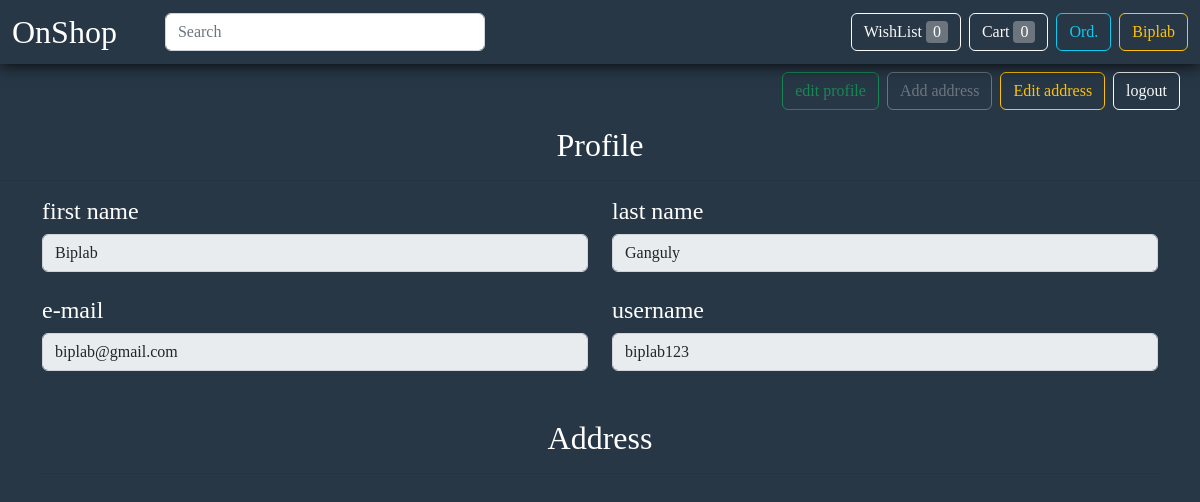
The page /profile/1 (signed in) on the database as committed earlier.
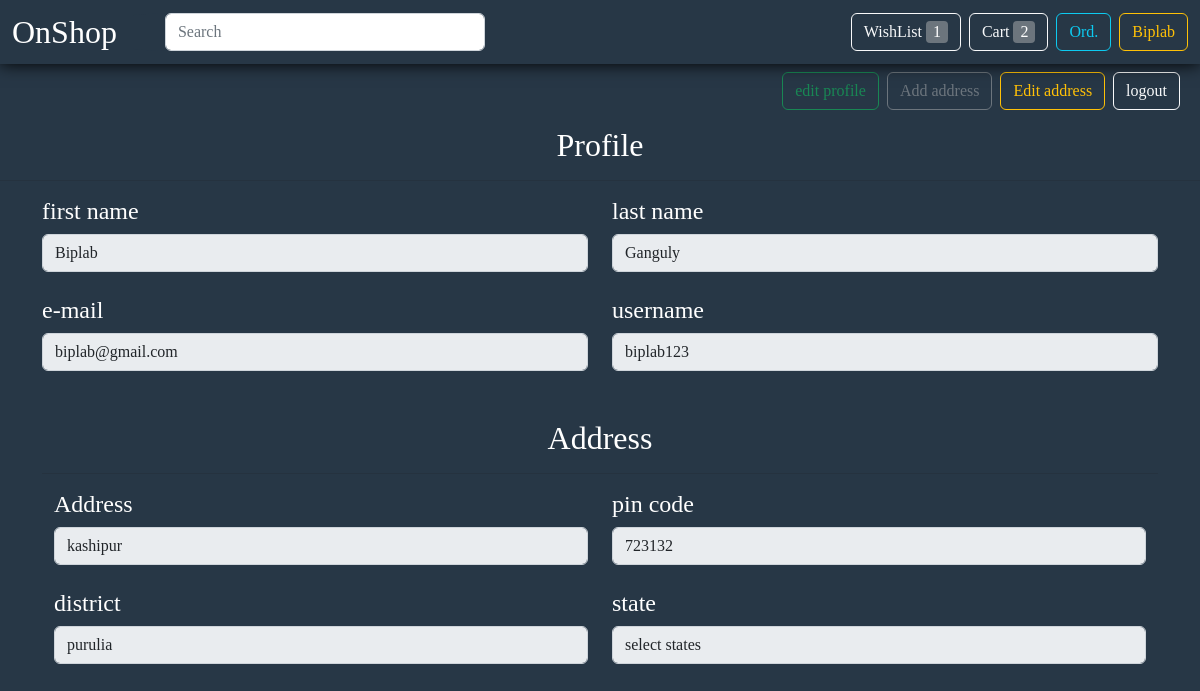
The same page on the database as committed later.
### users/models.py (models this page shows, shortened)
class Profile(models.Model):
    user = models.OneToOneField(User, on_delete=models.CASCADE)
    web_admin = models.CharField(max_length=500, default="false")
    address = models.TextField()
    user_pin = models.CharField(max_length=255,blank=True)
    user_dist = models.CharField(max_length=255,blank=True)
    user_state = models.CharField(max_length=255,blank=True)

### users/views.py (the view)
# urls.py: path('profile/<id>',views.user_profile,name="profile"),
@login_required(login_url='/')
def user_profile(req, id):
    try:
        user_profile = Profile.objects.filter(user_id=id)
        state = State.objects.all()
        wishes = Wishlist.objects.filter(user_id_id=id).count()
        cart = AddToCart.objects.filter(user_id_id=id).count()
        profile = {'userprofile': user_profile,
               'state': state, 'wish': wishes, 'cart': cart}
        title['header'] = "Profile"
        return render(req, "user_profile.html", profile)
    except:
        return render(req, 'error.html', status=404)

### templates/user_profile.html (shortened to what this page needs)
{%extends 'home_temp.html'%} {%block 'home_temp'%}
<br />
<br />
<br />
<div class="d-grid gap-2 d-md-flex justify-content-md-end" style="margin-right: 20px">
  <button type="button" class="btn btn-outline-success" data-bs-toggle="modal" data-bs-target="#usereditmodal">
    edit profile
  </button>
  <button type="button" class="btn btn-outline-secondary" data-bs-toggle="modal" data-bs-target="#exampleModal">
    Add address
  </button>
  <button type="button" class="btn btn-outline-warning" data-bs-toggle="modal" data-bs-target="#exampleModaledit" id="editbtn">
    Edit address
  </button>
  <a href="{% url 'logout'%}">
    <button type="button" class="btn btn-outline-light form-control">logout</button>
  </a>
</div>
<center>
  <h2 style="color: white; margin-top: 1rem;">Profile</h2>
</center>
<hr />
<div class="container">
  <div class="row">
    <div class="col-md-6">
      <h4 style="color: white;">first name</h4>
      <input class="form-control" type="text" value="{{user.first_name}}" aria-label="Disabled input example" disabled
        readonly />
    </div>
    <div class="col-md-6">
      <h4 style="color: white;">last name</h4>
      <input class="form-control" type="text" value="{{user.last_name}}" aria-label="Disabled input example" disabled
        readonly />
    </div>
  </div>
  <br />
  <div class="row">
    <div class="col-md-6">
      <h4 style="color: white;">e-mail</h4>
      <input class="form-control" type="text" value="{{user.email}}" aria-label="Disabled input example" disabled
        readonly />
    </div>
    <div class="col-md-6">
      <h4 style="color: white;">username</h4>
      <input class="form-control" type="text" value="{{user.username}}" aria-label="Disabled input example" disabled
        readonly />
    </div>
  </div>
  <br /><br />
  <center>
    <h2 style="color: white;">Address</h2>
  </center>
  <hr />
  <div class="container">
    <div class="row">
      <div class="col-md-6">
        {%for i in userprofile %}
        <h4 style="color: white;">Address</h4>
        <input class="form-control" type="text" value="{{i.address}}" aria-label="Disabled input example" id="uadd"
          disabled readonly />
      </div>
      <div class="col-md-6">
        <h4 style="color: white;">pin code</h4>
        <input class="form-control" type="text" value="{{i.user_pin}}" aria-label="Disabled input example" id="upin"
          disabled readonly />
      </div>
    </div>
    <br />
    <div class="row">
      <div class="col-md-6">
        <h4 style="color: white;">district</h4>
        <input class="form-control" type="text" value="{{i.user_dist}}" aria-label="Disabled input example" disabled
          readonly />
      </div>
      <div class="col-md-6">
        <h4 style="color: white;">state</h4>
        <input class="form-control" type="text" value="{{i.user_state}}" aria-label="Disabled input example" disabled
          readonly />
        {%endfor%}
      </div>
    </div>
  </div>
  {%endblock%}

### templates/home_temp.html (shortened to what this page needs)
{%extends 'template.html'%} {%block content%}
<nav class="navbar navbar-expand-lg fixed-top"
  style="background-color: #273746; box-shadow: 0 0 1rem black; height: 4rem;">
  <div class="container-fluid">
    <a class="navbar-brand" href="{%url 'home' user.id%}" style="color: white; font-size: 2rem;">OnShop</a>
    <div class="collapse navbar-collapse justify-content-md-between" id="navbarSupportedContent"
      style="background-color: #273746; width: 100%;border-radius: 6%;">
      <div class="d-flex">
        <input class="form-control me-2" type="search" placeholder="Search" aria-label="Search"
          style="width: 20rem; margin-left: 2rem;" id="myFilter" onkeyup="myFunction()" />
      </div>
      <ul class="navbar-nav d-grid gap-2 d-md-flex justify-content-center" style="margin-left: 2rem">
        <li class="nav-item">
          <form method="post" action="{%url 'wishlist' user.id%}">
            <button type="submit" class="btn btn-outline-light form-control">
              WishList
              <input readonly class="bg-secondary" name="wishlist_val" value="{{wish}}" style="
                  width: 22px;
                  height: 22px;
                  text-align: center;
                  border: none;
                  color: white;
                  border-radius: 4px;
                " />
            </button>
          </form>
        </li>
        <li class="nav-item">
          <a type="button" class="btn btn-outline-light form-control" href="{%url 'cart' user.id%}">
            Cart
            <input readonly class="bg-secondary" name="wishlist_val" value="{{cart}}" style="
                width: 22px;
                height: 22px;
                text-align: center;
                border: none;
                color: white;
                border-radius: 4px;
              " />
          </a>
        </li>
        <li>
          <a type="button" class="btn btn-outline-info form-control" href="{% url 'order_list' user.id%}">
            Ord.
          </a>
        </li>
        <li class="nav-item">
          <a type="button" class="btn btn-outline-warning form-control" href="{%url 'profile' user.id %}">
            {{user.first_name}}
          </a>
        </li>
      </ul>
    </div>
  </div>
</nav>
{% block 'home_temp'%} {%endblock%} {%endblock%}

Rows that differ between the two databases and show on the page:
added Profile: address "kashipur", user_pin "723132", user_dist "purulia", user_state "select states"
Other text that changed with them:
form field wishlist_val: "0" → "1"
form field wishlist_val: "0" → "2"
